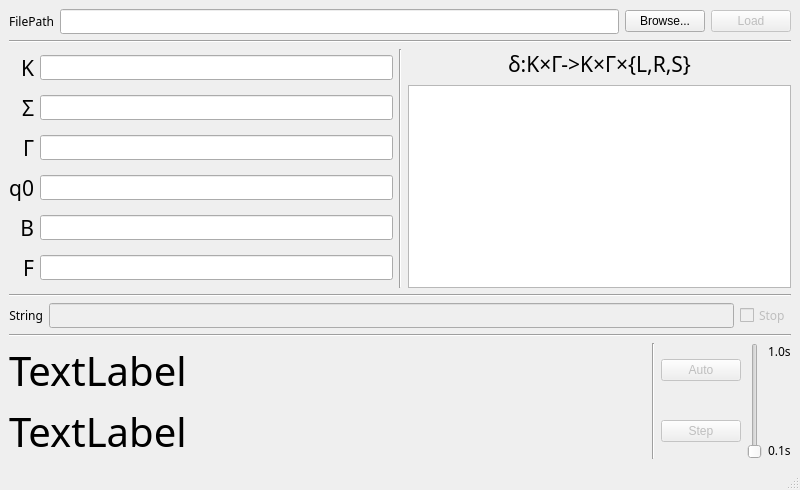
<?xml version="1.0" encoding="UTF-8"?>
<ui version="4.0">
 <class>MainWindow</class>
 <widget class="QMainWindow" name="MainWindow">
  <property name="geometry">
   <rect>
    <x>0</x>
    <y>0</y>
    <width>800</width>
    <height>490</height>
   </rect>
  </property>
  <property name="sizePolicy">
   <sizepolicy hsizetype="Preferred" vsizetype="Preferred">
    <horstretch>0</horstretch>
    <verstretch>0</verstretch>
   </sizepolicy>
  </property>
  <property name="windowTitle">
   <string>qTuringMachine</string>
  </property>
  <property name="styleSheet">
   <string notr="true"/>
  </property>
  <widget class="QWidget" name="centralwidget">
   <layout class="QVBoxLayout" name="verticalLayout">
    <item>
     <layout class="QHBoxLayout" name="Preset_horizontalLayout">
      <item>
       <widget class="QLabel" name="label">
        <property name="font">
         <font>
          <family>Monaco</family>
         </font>
        </property>
        <property name="text">
         <string>FilePath</string>
        </property>
        <property name="alignment">
         <set>Qt::AlignRight|Qt::AlignTrailing|Qt::AlignVCenter</set>
        </property>
       </widget>
      </item>
      <item>
       <widget class="QLineEdit" name="FilePath_lineEdit">
        <property name="font">
         <font>
          <family>Menlo</family>
         </font>
        </property>
       </widget>
      </item>
      <item>
       <widget class="QPushButton" name="Browse_pushButton">
        <property name="text">
         <string>Browse...</string>
        </property>
       </widget>
      </item>
      <item>
       <widget class="QPushButton" name="Load_pushButton">
        <property name="enabled">
         <bool>false</bool>
        </property>
        <property name="text">
         <string>Load</string>
        </property>
       </widget>
      </item>
     </layout>
    </item>
    <item>
     <widget class="Line" name="line_3">
      <property name="orientation">
       <enum>Qt::Horizontal</enum>
      </property>
     </widget>
    </item>
    <item>
     <layout class="QHBoxLayout" name="Definition_horizontalLayout">
      <item>
       <layout class="QGridLayout" name="Definition_gridLayout">
        <item row="2" column="1">
         <widget class="QLineEdit" name="Gamma_lineEdit">
          <property name="enabled">
           <bool>true</bool>
          </property>
          <property name="font">
           <font>
            <family>Menlo</family>
           </font>
          </property>
          <property name="text">
           <string/>
          </property>
         </widget>
        </item>
        <item row="1" column="0">
         <widget class="QLabel" name="Sigma_label">
          <property name="font">
           <font>
            <family>Monaco</family>
            <pointsize>16</pointsize>
           </font>
          </property>
          <property name="text">
           <string>Σ</string>
          </property>
          <property name="alignment">
           <set>Qt::AlignRight|Qt::AlignTrailing|Qt::AlignVCenter</set>
          </property>
         </widget>
        </item>
        <item row="1" column="1">
         <widget class="QLineEdit" name="Sigma_lineEdit">
          <property name="enabled">
           <bool>true</bool>
          </property>
          <property name="font">
           <font>
            <family>Menlo</family>
           </font>
          </property>
          <property name="text">
           <string/>
          </property>
         </widget>
        </item>
        <item row="0" column="1">
         <widget class="QLineEdit" name="K_lineEdit">
          <property name="enabled">
           <bool>true</bool>
          </property>
          <property name="font">
           <font>
            <family>Menlo</family>
           </font>
          </property>
          <property name="text">
           <string/>
          </property>
         </widget>
        </item>
        <item row="4" column="0">
         <widget class="QLabel" name="B_label">
          <property name="font">
           <font>
            <family>Monaco</family>
            <pointsize>16</pointsize>
           </font>
          </property>
          <property name="text">
           <string>B</string>
          </property>
          <property name="alignment">
           <set>Qt::AlignRight|Qt::AlignTrailing|Qt::AlignVCenter</set>
          </property>
         </widget>
        </item>
        <item row="0" column="0">
         <widget class="QLabel" name="K_label">
          <property name="font">
           <font>
            <family>Monaco</family>
            <pointsize>16</pointsize>
           </font>
          </property>
          <property name="text">
           <string>K</string>
          </property>
          <property name="alignment">
           <set>Qt::AlignRight|Qt::AlignTrailing|Qt::AlignVCenter</set>
          </property>
         </widget>
        </item>
        <item row="3" column="0">
         <widget class="QLabel" name="q0_label">
          <property name="font">
           <font>
            <family>Monaco</family>
            <pointsize>16</pointsize>
           </font>
          </property>
          <property name="text">
           <string>q0</string>
          </property>
          <property name="alignment">
           <set>Qt::AlignRight|Qt::AlignTrailing|Qt::AlignVCenter</set>
          </property>
         </widget>
        </item>
        <item row="2" column="0">
         <widget class="QLabel" name="Gamma_label">
          <property name="font">
           <font>
            <family>Monaco</family>
            <pointsize>16</pointsize>
           </font>
          </property>
          <property name="text">
           <string>Γ</string>
          </property>
          <property name="alignment">
           <set>Qt::AlignRight|Qt::AlignTrailing|Qt::AlignVCenter</set>
          </property>
         </widget>
        </item>
        <item row="3" column="1">
         <widget class="QLineEdit" name="q0_lineEdit">
          <property name="enabled">
           <bool>true</bool>
          </property>
          <property name="font">
           <font>
            <family>Menlo</family>
           </font>
          </property>
          <property name="text">
           <string/>
          </property>
         </widget>
        </item>
        <item row="5" column="1">
         <widget class="QLineEdit" name="F_lineEdit">
          <property name="enabled">
           <bool>true</bool>
          </property>
          <property name="font">
           <font>
            <family>Menlo</family>
           </font>
          </property>
          <property name="text">
           <string/>
          </property>
         </widget>
        </item>
        <item row="4" column="1">
         <widget class="QLineEdit" name="B_lineEdit">
          <property name="enabled">
           <bool>true</bool>
          </property>
          <property name="font">
           <font>
            <family>Menlo</family>
           </font>
          </property>
          <property name="text">
           <string/>
          </property>
         </widget>
        </item>
        <item row="5" column="0">
         <widget class="QLabel" name="F_label">
          <property name="font">
           <font>
            <family>Monaco</family>
            <pointsize>16</pointsize>
           </font>
          </property>
          <property name="text">
           <string>F</string>
          </property>
          <property name="alignment">
           <set>Qt::AlignRight|Qt::AlignTrailing|Qt::AlignVCenter</set>
          </property>
         </widget>
        </item>
       </layout>
      </item>
      <item>
       <widget class="Line" name="line">
        <property name="orientation">
         <enum>Qt::Vertical</enum>
        </property>
       </widget>
      </item>
      <item>
       <layout class="QVBoxLayout" name="Delta_verticalLayout">
        <item>
         <widget class="QLabel" name="Delta_label">
          <property name="font">
           <font>
            <family>Monaco</family>
            <pointsize>16</pointsize>
           </font>
          </property>
          <property name="text">
           <string>δ:K×Γ-&gt;K×Γ×{L,R,S}</string>
          </property>
          <property name="alignment">
           <set>Qt::AlignCenter</set>
          </property>
         </widget>
        </item>
        <item>
         <widget class="QPlainTextEdit" name="Delta_plainTextEdit">
          <property name="enabled">
           <bool>true</bool>
          </property>
          <property name="font">
           <font>
            <family>Menlo</family>
           </font>
          </property>
          <property name="plainText">
           <string/>
          </property>
         </widget>
        </item>
       </layout>
      </item>
     </layout>
    </item>
    <item>
     <widget class="Line" name="line_4">
      <property name="orientation">
       <enum>Qt::Horizontal</enum>
      </property>
     </widget>
    </item>
    <item>
     <layout class="QHBoxLayout" name="horizontalLayout">
      <item>
       <widget class="QLabel" name="label_2">
        <property name="font">
         <font>
          <family>Monaco</family>
         </font>
        </property>
        <property name="text">
         <string>String</string>
        </property>
        <property name="alignment">
         <set>Qt::AlignRight|Qt::AlignTrailing|Qt::AlignVCenter</set>
        </property>
       </widget>
      </item>
      <item>
       <widget class="QLineEdit" name="str_lineEdit">
        <property name="enabled">
         <bool>false</bool>
        </property>
        <property name="font">
         <font>
          <family>Menlo</family>
         </font>
        </property>
       </widget>
      </item>
      <item>
       <widget class="QCheckBox" name="checkBox">
        <property name="enabled">
         <bool>false</bool>
        </property>
        <property name="font">
         <font>
          <family>Monaco</family>
         </font>
        </property>
        <property name="text">
         <string>Stop</string>
        </property>
       </widget>
      </item>
     </layout>
    </item>
    <item>
     <widget class="Line" name="line_5">
      <property name="orientation">
       <enum>Qt::Horizontal</enum>
      </property>
     </widget>
    </item>
    <item>
     <layout class="QGridLayout" name="Display_gridLayout">
      <item row="0" column="0">
       <widget class="QLabel" name="String_label">
        <property name="font">
         <font>
          <family>Monaco</family>
          <pointsize>30</pointsize>
         </font>
        </property>
        <property name="text">
         <string>TextLabel</string>
        </property>
       </widget>
      </item>
      <item row="0" column="2">
       <widget class="QPushButton" name="Auto_pushButton">
        <property name="enabled">
         <bool>false</bool>
        </property>
        <property name="sizePolicy">
         <sizepolicy hsizetype="Maximum" vsizetype="Maximum">
          <horstretch>0</horstretch>
          <verstretch>0</verstretch>
         </sizepolicy>
        </property>
        <property name="text">
         <string>Auto</string>
        </property>
       </widget>
      </item>
      <item row="0" column="1" rowspan="2">
       <widget class="Line" name="line_2">
        <property name="orientation">
         <enum>Qt::Vertical</enum>
        </property>
       </widget>
      </item>
      <item row="1" column="0">
       <widget class="QLabel" name="Pointer_label">
        <property name="font">
         <font>
          <family>Monaco</family>
          <pointsize>30</pointsize>
         </font>
        </property>
        <property name="text">
         <string>TextLabel</string>
        </property>
       </widget>
      </item>
      <item row="1" column="2">
       <widget class="QPushButton" name="Step_pushButton">
        <property name="enabled">
         <bool>false</bool>
        </property>
        <property name="sizePolicy">
         <sizepolicy hsizetype="Maximum" vsizetype="Maximum">
          <horstretch>0</horstretch>
          <verstretch>0</verstretch>
         </sizepolicy>
        </property>
        <property name="text">
         <string>Step</string>
        </property>
       </widget>
      </item>
      <item row="1" column="4">
       <widget class="QLabel" name="label_4">
        <property name="sizePolicy">
         <sizepolicy hsizetype="Maximum" vsizetype="Minimum">
          <horstretch>0</horstretch>
          <verstretch>0</verstretch>
         </sizepolicy>
        </property>
        <property name="font">
         <font>
          <family>Menlo</family>
         </font>
        </property>
        <property name="text">
         <string>0.1s</string>
        </property>
        <property name="alignment">
         <set>Qt::AlignBottom|Qt::AlignLeading|Qt::AlignLeft</set>
        </property>
       </widget>
      </item>
      <item row="0" column="3" rowspan="2">
       <widget class="QSlider" name="verticalSlider">
        <property name="enabled">
         <bool>false</bool>
        </property>
        <property name="minimum">
         <number>1</number>
        </property>
        <property name="maximum">
         <number>10</number>
        </property>
        <property name="pageStep">
         <number>1</number>
        </property>
        <property name="value">
         <number>1</number>
        </property>
        <property name="sliderPosition">
         <number>1</number>
        </property>
        <property name="orientation">
         <enum>Qt::Vertical</enum>
        </property>
       </widget>
      </item>
      <item row="0" column="4">
       <widget class="QLabel" name="label_3">
        <property name="sizePolicy">
         <sizepolicy hsizetype="Maximum" vsizetype="Minimum">
          <horstretch>0</horstretch>
          <verstretch>0</verstretch>
         </sizepolicy>
        </property>
        <property name="font">
         <font>
          <family>Menlo</family>
         </font>
        </property>
        <property name="text">
         <string>1.0s</string>
        </property>
        <property name="alignment">
         <set>Qt::AlignLeading|Qt::AlignLeft|Qt::AlignTop</set>
        </property>
       </widget>
      </item>
     </layout>
    </item>
   </layout>
  </widget>
  <widget class="QMenuBar" name="menubar">
   <property name="geometry">
    <rect>
     <x>0</x>
     <y>0</y>
     <width>800</width>
     <height>21</height>
    </rect>
   </property>
  </widget>
  <widget class="QStatusBar" name="statusbar"/>
 </widget>
 <resources/>
 <connections/>
</ui>
